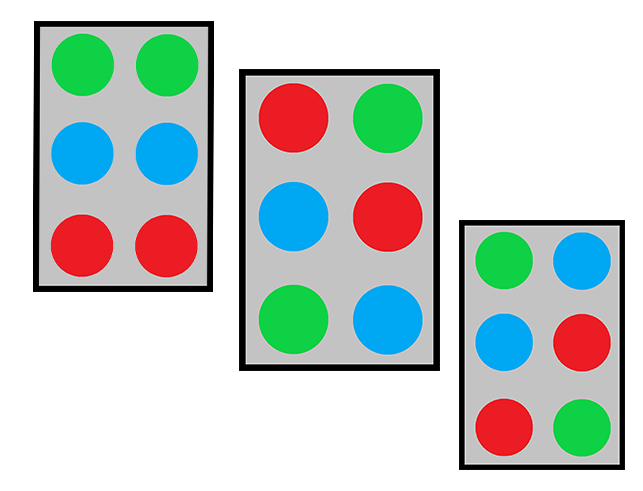
#> input picture test1.png, 643 x 491 px
$ python warna.py
#> lines starting #> are read from the running program, lines starting #| are printed output that depends on the picture; after the words box and inside, x2 and y2 are one past the last pixel; in counts of white or black regions, pixels touching at a corner belong together
import cv2
import numpy as np

def nothing(x):

    pass

img=cv2.imread('test1.png')
#> img is the input picture: shape (491, 643, 3); mean B, G, R 202.5, 205.9, 196.7
cv2.namedWindow("TB")
cv2.createTrackbar("L-H","TB",0,180,nothing)
#> slider 'L-H' is set to 36
cv2.createTrackbar("L-S","TB",0,255,nothing)
#> slider 'L-S' is set to 51
cv2.createTrackbar("L-V","TB",0,255,nothing)
#> slider 'L-V' is set to 51
cv2.createTrackbar("U-H","TB",180,180,nothing)
cv2.createTrackbar("U-S","TB",255,255,nothing)
cv2.createTrackbar("U-V","TB",255,255,nothing)

while True:
    hsv=cv2.cvtColor(img,cv2.COLOR_BGR2HSV)
#> hsv: shape (491, 643, 3); mean H, S, V 22.6, 43.6, 223.1

    l_h=cv2.getTrackbarPos("L-H","TB")
    l_s=cv2.getTrackbarPos("L-S","TB")
    l_v=cv2.getTrackbarPos("L-V","TB")
    u_h=cv2.getTrackbarPos("U-H","TB")
    u_s=cv2.getTrackbarPos("U-S","TB")
    u_v=cv2.getTrackbarPos("U-V","TB")
    lower=np.array([l_h,l_s,l_v])
    upper=np.array([u_h,u_s,u_v])

    mask=cv2.inRange(hsv,lower,upper)
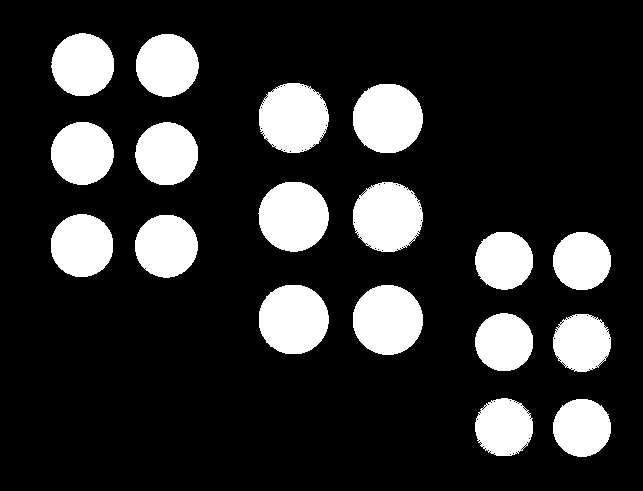
#> mask: shape (491, 643); 18.3% white; 18 white regions, largest, box (x1, y1, x2, y2) and area: (258, 182, 329, 252) 3870, (353, 285, 423, 355) 3869, (259, 285, 329, 354) 3859
    cv2.imshow("Mask",mask)
    cv2.imshow("norml",img)
    key=cv2.waitKey(1)
#> (key Esc is pressed here)
    if key==27:
        break

#> (the run stopped early here; a loop or call above may not have finished)

$ run again, with test2.png copied over test1.png
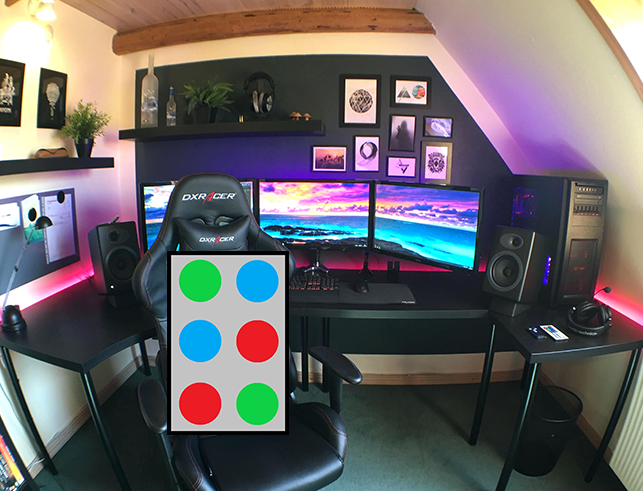
#> input picture test2.png, 643 x 491 px
#> img is the input picture: shape (491, 643, 3); mean B, G, R 102.8, 100.4, 104.5
#> hsv: shape (491, 643, 3); mean H, S, V 76.9, 80.3, 122.6
#> `mask=cv2.inRange(hsv,lower,upper)`:
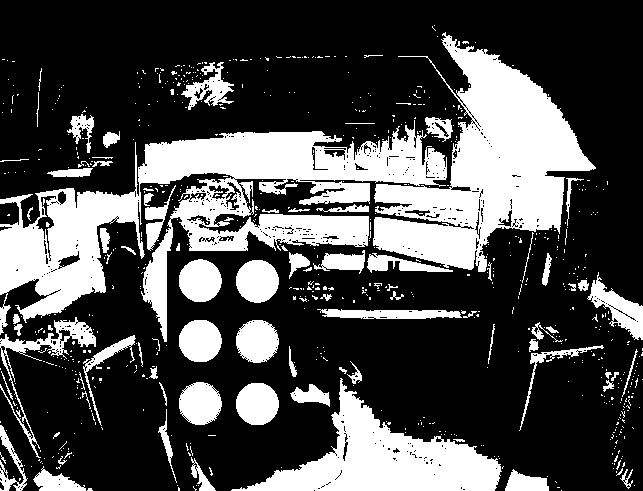
#> mask: shape (491, 643); 29.8% white; 725 white regions (641 under 20 px), largest, box (x1, y1, x2, y2) and area: (0, 120, 447, 342) 32326, (373, 32, 596, 272) 23633, (231, 378, 502, 491) 11598

$ run again, with KEYBOARD.png copied over test1.png
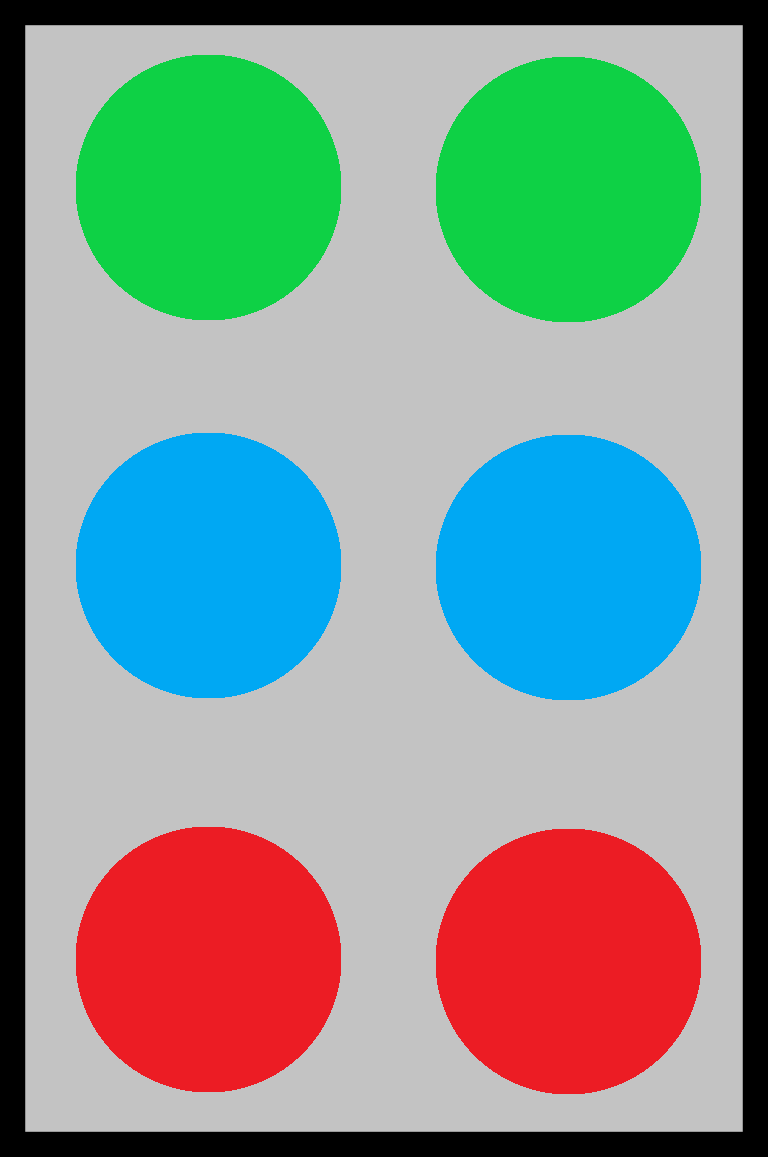
#> input picture KEYBOARD.png, 768 x 1157 px
#> img is the input picture: shape (1157, 768, 3); mean B, G, R 144.6, 151.7, 132.3
#> hsv: shape (1157, 768, 3); mean H, S, V 43.3, 89.9, 187.1
#> `mask=cv2.inRange(hsv,lower,upper)`:
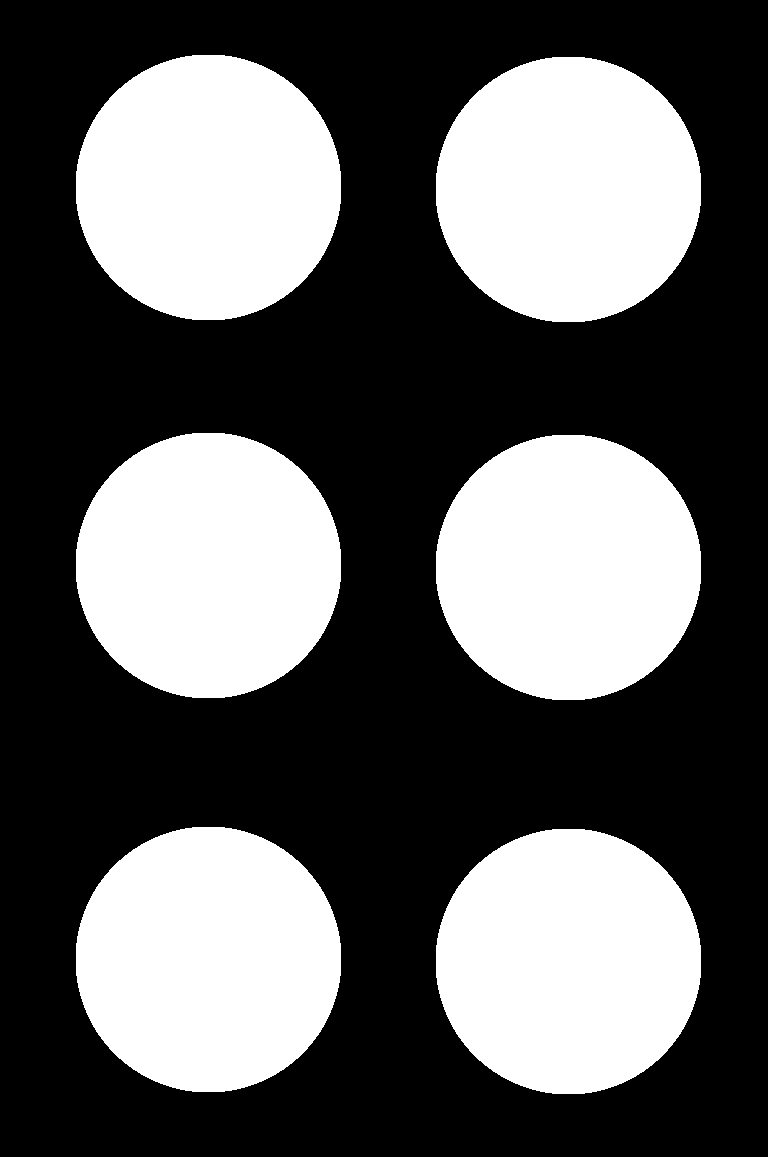
#> mask: shape (1157, 768); 37.6% white; 6 white regions, box (x1, y1, x2, y2) and area: (76, 55, 341, 320) 55629, (436, 57, 701, 322) 55629, (76, 433, 341, 698) 55629, (436, 435, 701, 700) 55629, (76, 827, 341, 1092) 55629, (436, 829, 701, 1094) 55629
